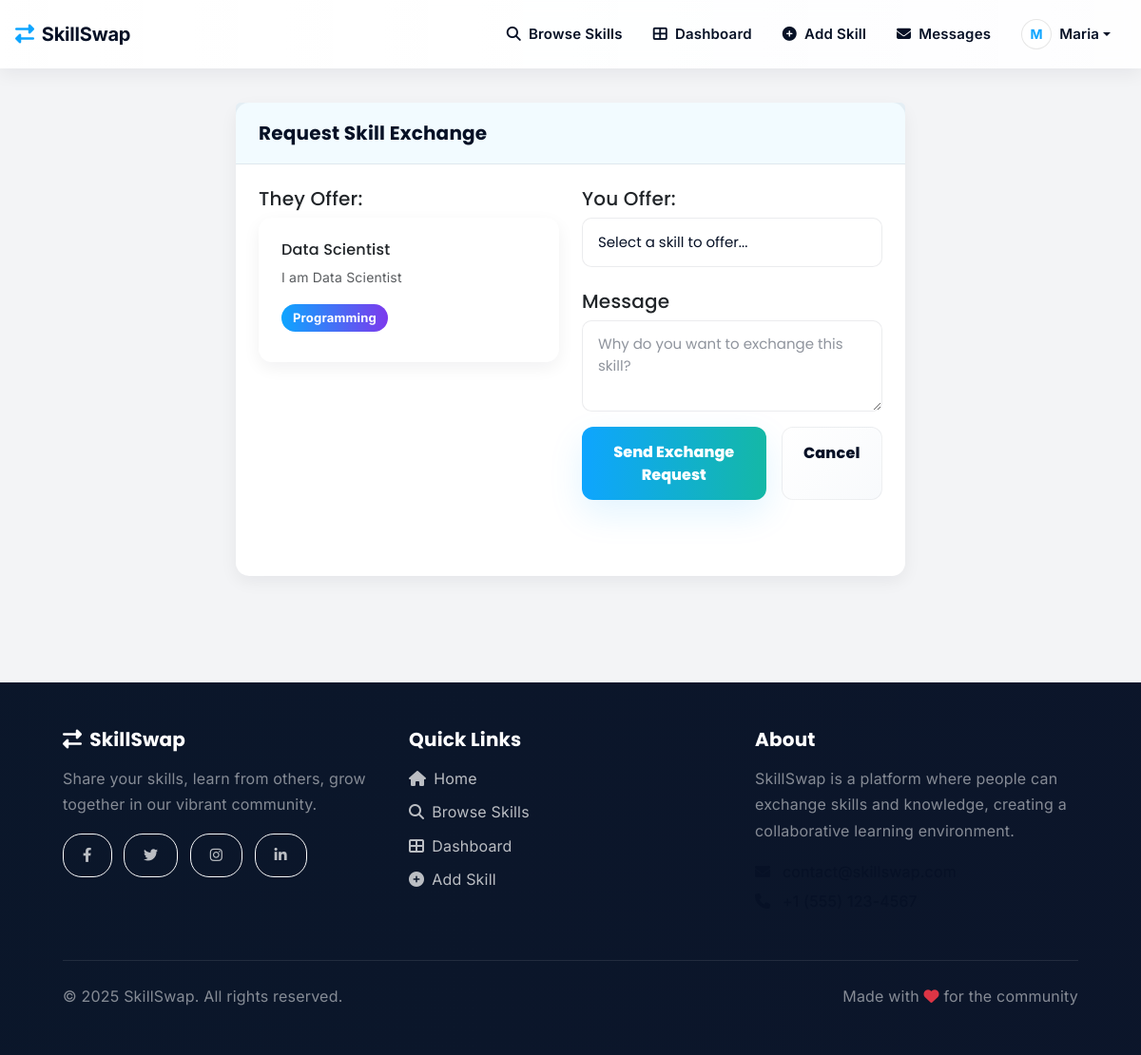
The page /exchange/5/request/ (signed in) on the database its author committed.
### skillswap/models.py (models this page shows, shortened)
class Skill(models.Model):
    LEVEL_CHOICES = [
        ('beginner', 'Beginner'),
        ('intermediate', 'Intermediate'),
        ('advanced', 'Advanced'),
        ('expert', 'Expert'),
    ]
    CATEGORY_CHOICES = [
        ('programming', 'Programming'),
        ('languages', 'Languages'),
        ('design', 'Design'),
        ('business', 'Business'),
        ('music', 'Music'),
        ('sports', 'Sports'),
        ('cooking', 'Cooking'),
        ('art', 'Art'),
        ('fitness', 'Fitness'),
        ('other', 'Other'),
    ]
    owner = models.ForeignKey(UserProfile, on_delete=models.CASCADE, related_name='skills')
    name = models.CharField(max_length=100)
    description = models.TextField()
    category = models.CharField(max_length=50, choices=CATEGORY_CHOICES)
    level = models.CharField(max_length=20, choices=LEVEL_CHOICES)
    image = models.ImageField(upload_to='skill_images/', blank=True, null=True)
    created_at = models.DateTimeField(auto_now_add=True)
    updated_at = models.DateTimeField(auto_now=True)
    class Meta:
        ordering = ['-created_at']

### skillswap/views.py (the view)
# urls.py: path('exchange/<int:skill_id>/request/', views.skill_exchange_request, name='exchange_request'),
@login_required
def skill_exchange_request(request, skill_id):
    requester_profile, created = UserProfile.objects.get_or_create(user=request.user)
    skill = get_object_or_404(Skill, pk=skill_id)
    if skill.owner == requester_profile:
        messages.error(request, 'You cannot exchange with yourself.')
        return redirect('skill_detail', pk=skill_id)
    if request.method == 'POST':
        requester_skill_id = request.POST.get('my_skill')
        requester_skill = get_object_or_404(Skill, pk=requester_skill_id, owner=requester_profile)
        form = SkillExchangeForm(request.POST)
        if form.is_valid():
            exchange = form.save(commit=False)
            exchange.skill_offered = skill
            exchange.skill_requested = requester_skill
            exchange.requester = requester_profile
            exchange.provider = skill.owner
            exchange.save()
            messages.success(request, 'Exchange request sent successfully!')
            return redirect('dashboard')
    else:
        form = SkillExchangeForm()
    requester_skills = requester_profile.skills.all()
    context = {
        'skill': skill,
        'form': form,
        'requester_skills': requester_skills,
    }
    return render(request, 'skillswap/exchange_request.html', context)

### skillswap/forms.py
class SkillExchangeForm(forms.ModelForm):
    class Meta:
        model = SkillExchange
        fields = ('message',)
        widgets = {
            'message': forms.Textarea(attrs={'rows': 3, 'placeholder': 'Why do you want to exchange this skill?', 'class': 'form-control'}),
        }

### skillswap/templates/skillswap/exchange_request.html (shortened to what this page needs)
{% extends 'base.html' %}
{% block content %}
<div class="navbar-padding"></div>
<div class="container content-container">
    <div class="row justify-content-center">
        <div class="col-md-8">
            <div class="card">
                <div class="card-header">
                    <h3 class="mb-0">Request Skill Exchange</h3>
                </div>
                <div class="card-body p-4">
                    <div class="row mb-4">
                        <div class="col-md-6">
                            <h5>They Offer:</h5>
                            <div class="card">
                                <div class="card-body">
                                    <h6>{{ skill.name }}</h6>
                                    <p class="text-muted small">{{ skill.description|truncatewords:15 }}</p>
                                    <span class="badge badge-category">{{ skill.get_category_display }}</span>
                                </div>
                            </div>
                        </div>
                        <div class="col-md-6">
                            <h5>You Offer:</h5>
                            <form method="post">
                                <div class="mb-3">
                                    <select name="my_skill" class="form-select" required>
                                        <option value="">Select a skill to offer...</option>
                                    </select>
                                </div>
                                {% if requester_skills %}
                                    <h5 class="mt-4">Message</h5>
                                    <div class="mb-3">
                                        {{ form.message }}
                                    </div>
                                    <div class="d-flex gap-2">
                                        <button type="submit" class="btn btn-primary btn-lg">Send Exchange Request</button>
                                        <a href="{% url 'skill_detail' skill.pk %}" class="btn btn-secondary btn-lg">Cancel</a>
                                    </div>
                                {% else %}
                                    <div class="alert alert-warning">
                                        You need to add at least one skill before you can request an exchange.
                                        <a href="{% url 'skill_create' %}" class="alert-link">Add a skill</a>
                                    </div>
                                {% endif %}
                            </form>
                        </div>
                    </div>
                </div>
            </div>
        </div>
    </div>
</div>
{% endblock %}

### skillswap/templates/base.html (shortened to what this page needs)
<!DOCTYPE html>
<html lang="en">
<head>
    <link rel="stylesheet" href="https://cdn.jsdelivr.net/npm/bootstrap@5.3.0/dist/css/bootstrap.min.css">
    <link rel="stylesheet" href="https://cdnjs.cloudflare.com/ajax/libs/font-awesome/6.4.0/css/all.min.css">
    {% load static %}
    <link rel="stylesheet" href="{% static 'css/modern-style.css' %}">
</head>
<body>
    <nav class="navbar navbar-expand-lg fixed-top" style="z-index: 1030;">
        <div class="container-fluid px-3">
            <a class="navbar-brand d-flex align-items-center" href="{% url 'index' %}">
                <i class="fas fa-exchange-alt me-2"></i>
                <span class="fw-bold">SkillSwap</span>
            </a>
            <div class="collapse navbar-collapse" id="navbarNav">
                <ul class="navbar-nav ms-auto align-items-center">
                    <li class="nav-item">
                        <a class="nav-link px-3" href="{% url 'browse_skills' %}">
                            <i class="fas fa-search me-1"></i>
                            <span class="d-none d-sm-inline">Browse Skills</span>
                        </a>
                    </li>
                    {% if user.is_authenticated %}
                        <li class="nav-item">
                            <a class="nav-link px-3" href="{% url 'dashboard' %}">
                                <i class="fas fa-th-large me-1"></i>
                                <span class="d-none d-sm-inline">Dashboard</span>
                            </a>
                        </li>
                        <li class="nav-item">
                            <a class="nav-link px-3" href="{% url 'skill_create' %}">
                                <i class="fas fa-plus-circle me-1"></i>
                                <span class="d-none d-sm-inline">Add Skill</span>
                            </a>
                        </li>
                        <li class="nav-item">
                            <a class="nav-link px-3 position-relative" href="{% url 'messages_list' %}">
                                <i class="fas fa-envelope me-1"></i>
                                <span class="d-none d-sm-inline">Messages</span>
                            </a>
                        </li>
                        <li class="nav-item dropdown">
                            <a class="nav-link dropdown-toggle d-flex align-items-center px-3" href="#" id="userDropdown" role="button" data-bs-toggle="dropdown" aria-expanded="false">
                                <div class="user-avatar me-2">
                                    {{ user.username|first|upper }}
                                </div>
                                <span class="d-none d-lg-inline">{{ user.username }}</span>
                            </a>
                        </li>
                    {% endif %}
                </ul>
            </div>
        </div>
    </nav>
    {% block content %}{% endblock %}
    <footer class="footer">
        <div class="container">
            <div class="row">
                <div class="col-md-4 mb-4">
                    <h5><i class="fas fa-exchange-alt me-2"></i>SkillSwap</h5>
                    <p class="text-white-50">Share your skills, learn from others, grow together in our vibrant community.</p>
                    <div class="mt-3">
                        <a href="#" class="btn btn-sm btn-outline-light me-2 mb-2" style="border-radius: 20px;">
                            <i class="fab fa-facebook-f"></i>
                        </a>
                        <a href="#" class="btn btn-sm btn-outline-light me-2 mb-2" style="border-radius: 20px;">
                            <i class="fab fa-twitter"></i>
                        </a>
                        <a href="#" class="btn btn-sm btn-outline-light me-2 mb-2" style="border-radius: 20px;">
                            <i class="fab fa-instagram"></i>
                        </a>
                        <a href="#" class="btn btn-sm btn-outline-light mb-2" style="border-radius: 20px;">
                            <i class="fab fa-linkedin-in"></i>
                        </a>
                    </div>
                </div>
                <div class="col-md-4 mb-4">
                    <h5>Quick Links</h5>
                    <ul class="list-unstyled">
                        <li class="mb-2"><a href="{% url 'index' %}"><i class="fas fa-home me-2"></i>Home</a></li>
                        <li class="mb-2"><a href="{% url 'browse_skills' %}"><i class="fas fa-search me-2"></i>Browse Skills</a></li>
                        {% if user.is_authenticated %}
                            <li class="mb-2"><a href="{% url 'dashboard' %}"><i class="fas fa-th-large me-2"></i>Dashboard</a></li>
                            <li class="mb-2"><a href="{% url 'skill_create' %}"><i class="fas fa-plus-circle me-2"></i>Add Skill</a></li>
                        {% else %}
                            <li class="mb-2"><a href="{% url 'login' %}"><i class="fas fa-sign-in-alt me-2"></i>Login</a></li>
                            <li class="mb-2"><a href="{% url 'register' %}"><i class="fas fa-user-plus me-2"></i>Register</a></li>
                        {% endif %}
                    </ul>
                </div>
                <div class="col-md-4 mb-4">
                    <h5>About</h5>
                    <p class="text-white-50">SkillSwap is a platform where people can exchange skills and knowledge, creating a collaborative learning environment.</p>
                    <div class="mt-3">
                        <p class="mb-1"><i class="fas fa-envelope me-2"></i> contact@skillswap.com</p>
                        <p class="mb-0"><i class="fas fa-phone me-2"></i> +1 (555) 123-4567</p>
                    </div>
                </div>
            </div>
            <hr class="my-4" style="opacity: 0.1;">
            <div class="row">
                <div class="col-md-6 text-center text-md-start">
                    <p class="text-white-50 mb-0">&copy; 2025 SkillSwap. All rights reserved.</p>
                </div>
                <div class="col-md-6 text-center text-md-end">
                    <p class="text-white-50 mb-0">Made with <i class="fas fa-heart text-danger"></i> for the community</p>
                </div>
            </div>
        </div>
    </footer>
</body>
</html>

### skillswap/templates/skillswap/exchange_request.html (style rules this page uses)
textarea { width: 100%; padding: 0.5rem; border: 1px solid #ddd; border-radius: 0.25rem; font-family: inherit; }

### rows shown on the page
Skill: name "Data Scientist", description "I am Data Scientist", category "Programming"

### other values the page prints
{{ user.username|first|upper }} "M"
{{ user.username }} "Maria"
